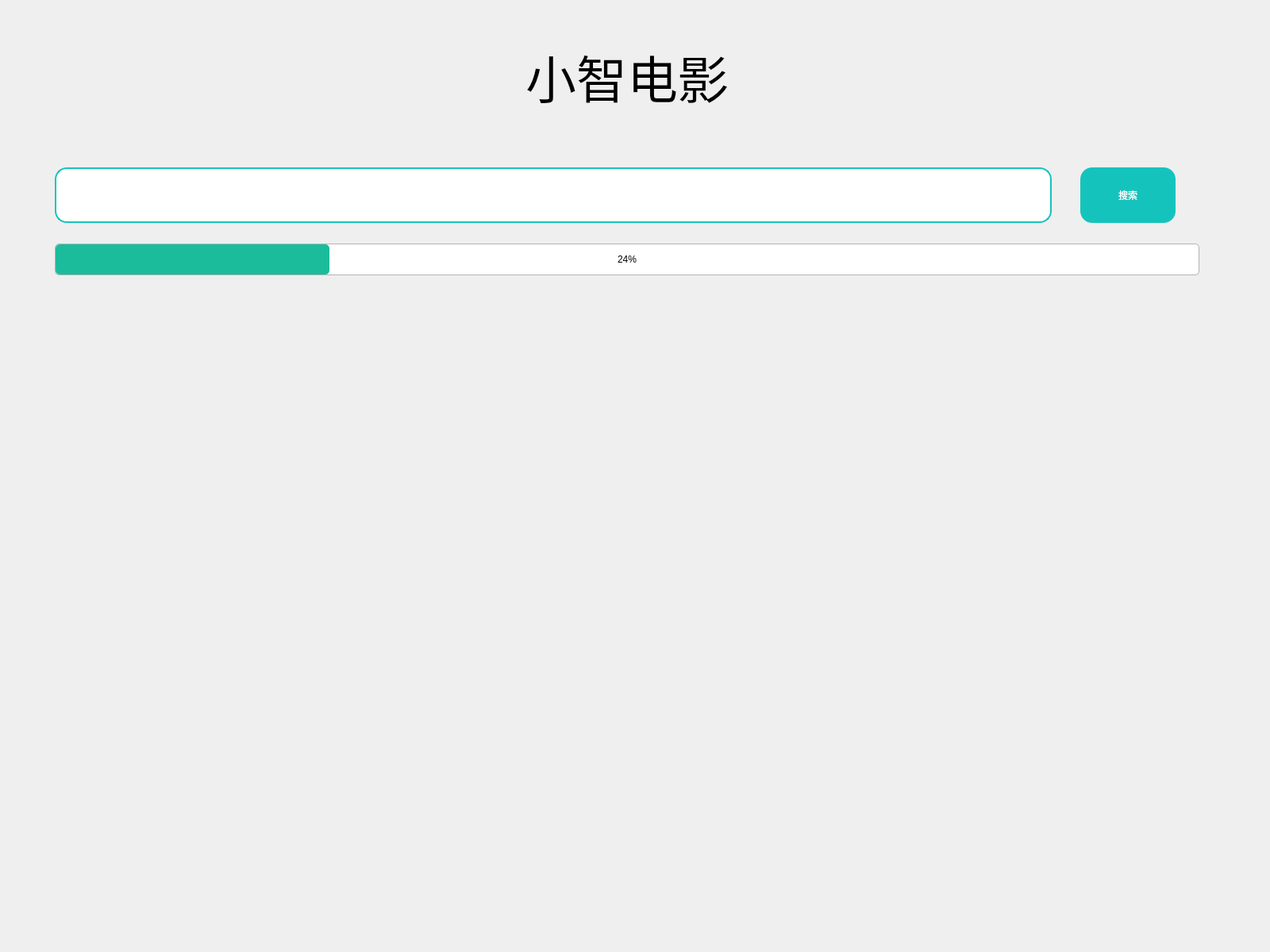
<?xml version="1.0" encoding="UTF-8"?>
<ui version="4.0">
 <class>Widget</class>
 <widget class="QWidget" name="Widget">
  <property name="geometry">
   <rect>
    <x>0</x>
    <y>0</y>
    <width>1600</width>
    <height>1200</height>
   </rect>
  </property>
  <property name="minimumSize">
   <size>
    <width>1600</width>
    <height>1200</height>
   </size>
  </property>
  <property name="sizeIncrement">
   <size>
    <width>0</width>
    <height>0</height>
   </size>
  </property>
  <property name="baseSize">
   <size>
    <width>0</width>
    <height>0</height>
   </size>
  </property>
  <property name="windowTitle">
   <string>Widget</string>
  </property>
  <layout class="QGridLayout" name="gridLayout">
   <item row="0" column="2">
    <spacer name="verticalSpacer_3">
     <property name="orientation">
      <enum>Qt::Vertical</enum>
     </property>
     <property name="sizeType">
      <enum>QSizePolicy::Fixed</enum>
     </property>
     <property name="sizeHint" stdset="0">
      <size>
       <width>20</width>
       <height>20</height>
      </size>
     </property>
    </spacer>
   </item>
   <item row="1" column="1">
    <widget class="QFrame" name="frame">
     <layout class="QHBoxLayout" name="horizontalLayout_3">
      <item>
       <widget class="QFrame" name="frame_2">
        <layout class="QVBoxLayout" name="verticalLayout">
         <item alignment="Qt::AlignHCenter|Qt::AlignVCenter">
          <widget class="QLabel" name="label">
           <property name="styleSheet">
            <string notr="true">font: 40pt &quot;华文彩云&quot;;

</string>
           </property>
           <property name="text">
            <string>&lt;html&gt;&lt;head/&gt;&lt;body&gt;&lt;p align=&quot;center&quot;&gt;&lt;span style=&quot; font-size:48pt;&quot;&gt;小智电影&lt;/span&gt;&lt;/p&gt;&lt;/body&gt;&lt;/html&gt;</string>
           </property>
           <property name="buddy">
            <cstring>frame_2</cstring>
           </property>
          </widget>
         </item>
         <item>
          <spacer name="verticalSpacer_4">
           <property name="orientation">
            <enum>Qt::Vertical</enum>
           </property>
           <property name="sizeType">
            <enum>QSizePolicy::Fixed</enum>
           </property>
           <property name="sizeHint" stdset="0">
            <size>
             <width>20</width>
             <height>60</height>
            </size>
           </property>
          </spacer>
         </item>
         <item>
          <layout class="QHBoxLayout" name="horizontalLayout">
           <item>
            <widget class="QLineEdit" name="lineEdit">
             <property name="sizePolicy">
              <sizepolicy hsizetype="MinimumExpanding" vsizetype="Fixed">
               <horstretch>0</horstretch>
               <verstretch>0</verstretch>
              </sizepolicy>
             </property>
             <property name="minimumSize">
              <size>
               <width>300</width>
               <height>70</height>
              </size>
             </property>
             <property name="sizeIncrement">
              <size>
               <width>300</width>
               <height>50</height>
              </size>
             </property>
             <property name="styleSheet">
              <string notr="true">
   font: 150 14pt &quot;Microsoft YaHei UI&quot;;
    color: rgb(31, 31, 31);  /* 字体颜色 */
    padding-left: 20px;  /* 内边距-字体缩进 */
    background-color: rgb(255, 255, 255);  /* 背景颜色 */
    border: 2px solid rgb(20, 196, 188);  /* 边框粗细-颜色 */
    border-radius: 15px;  /* 圆角设置 */



</string>
             </property>
             <property name="text">
              <string/>
             </property>
            </widget>
           </item>
           <item>
            <spacer name="horizontalSpacer">
             <property name="orientation">
              <enum>Qt::Horizontal</enum>
             </property>
             <property name="sizeType">
              <enum>QSizePolicy::Fixed</enum>
             </property>
             <property name="sizeHint" stdset="0">
              <size>
               <width>30</width>
               <height>20</height>
              </size>
             </property>
            </spacer>
           </item>
           <item>
            <widget class="QPushButton" name="pushButton">
             <property name="minimumSize">
              <size>
               <width>120</width>
               <height>70</height>
              </size>
             </property>
             <property name="styleSheet">
              <string notr="true">QPushButton {
    font: 400 14pt &quot;Microsoft YaHei UI&quot;;
    color: rgb(255, 255, 255);
    background-color: rgb(20, 196, 188);
    border: none;
    border-radius: 15px;
}

QPushButton:hover {
    background-color: rgb(22, 218, 208);
}

QPushButton:pressed {
    background-color: rgb(17, 171, 164);
}
</string>
             </property>
             <property name="text">
              <string>搜索</string>
             </property>
            </widget>
           </item>
           <item>
            <spacer name="horizontalSpacer_5">
             <property name="orientation">
              <enum>Qt::Horizontal</enum>
             </property>
             <property name="sizeType">
              <enum>QSizePolicy::Fixed</enum>
             </property>
             <property name="sizeHint" stdset="0">
              <size>
               <width>30</width>
               <height>20</height>
              </size>
             </property>
            </spacer>
           </item>
          </layout>
         </item>
         <item>
          <spacer name="verticalSpacer_2">
           <property name="orientation">
            <enum>Qt::Vertical</enum>
           </property>
           <property name="sizeType">
            <enum>QSizePolicy::Fixed</enum>
           </property>
           <property name="sizeHint" stdset="0">
            <size>
             <width>20</width>
             <height>20</height>
            </size>
           </property>
          </spacer>
         </item>
         <item>
          <layout class="QHBoxLayout" name="horizontalLayout_2">
           <item>
            <widget class="QProgressBar" name="progressBar">
             <property name="sizePolicy">
              <sizepolicy hsizetype="Preferred" vsizetype="Fixed">
               <horstretch>0</horstretch>
               <verstretch>0</verstretch>
              </sizepolicy>
             </property>
             <property name="minimumSize">
              <size>
               <width>0</width>
               <height>40</height>
              </size>
             </property>
             <property name="styleSheet">
              <string notr="true">QProgressBar{
	font: 400 12pt &quot;Microsoft YaHei UI&quot;;
	border-radius:5px;
	text-align:center;
	border:1px solid #E8EDF2;
	background-color: rgb(255, 255, 255);
	border-color: rgb(180, 180, 180);
}
QProgressBar:chunk{
	border-radius:5px;
	background-color:#1ABC9C;
}
</string>
             </property>
             <property name="value">
              <number>24</number>
             </property>
            </widget>
           </item>
          </layout>
         </item>
         <item>
          <widget class="QTextBrowser" name="textBrowser">
           <property name="styleSheet">
            <string notr="true">line-height: 1.5;  /* 设置行间距为字体大小的1.5倍 */
font: 12pt &quot;新宋体&quot;;
background:transparent;border-width:0;border-style:outset</string>
           </property>
          </widget>
         </item>
        </layout>
       </widget>
      </item>
      <item>
       <spacer name="horizontalSpacer_4">
        <property name="orientation">
         <enum>Qt::Horizontal</enum>
        </property>
        <property name="sizeType">
         <enum>QSizePolicy::Fixed</enum>
        </property>
        <property name="sizeHint" stdset="0">
         <size>
          <width>40</width>
          <height>20</height>
         </size>
        </property>
       </spacer>
      </item>
     </layout>
    </widget>
   </item>
   <item row="2" column="0">
    <spacer name="horizontalSpacer_3">
     <property name="orientation">
      <enum>Qt::Horizontal</enum>
     </property>
     <property name="sizeType">
      <enum>QSizePolicy::Fixed</enum>
     </property>
     <property name="sizeHint" stdset="0">
      <size>
       <width>40</width>
       <height>20</height>
      </size>
     </property>
    </spacer>
   </item>
   <item row="3" column="2">
    <spacer name="verticalSpacer">
     <property name="orientation">
      <enum>Qt::Vertical</enum>
     </property>
     <property name="sizeType">
      <enum>QSizePolicy::Fixed</enum>
     </property>
     <property name="sizeHint" stdset="0">
      <size>
       <width>20</width>
       <height>40</height>
      </size>
     </property>
    </spacer>
   </item>
  </layout>
 </widget>
 <resources/>
 <connections/>
</ui>
